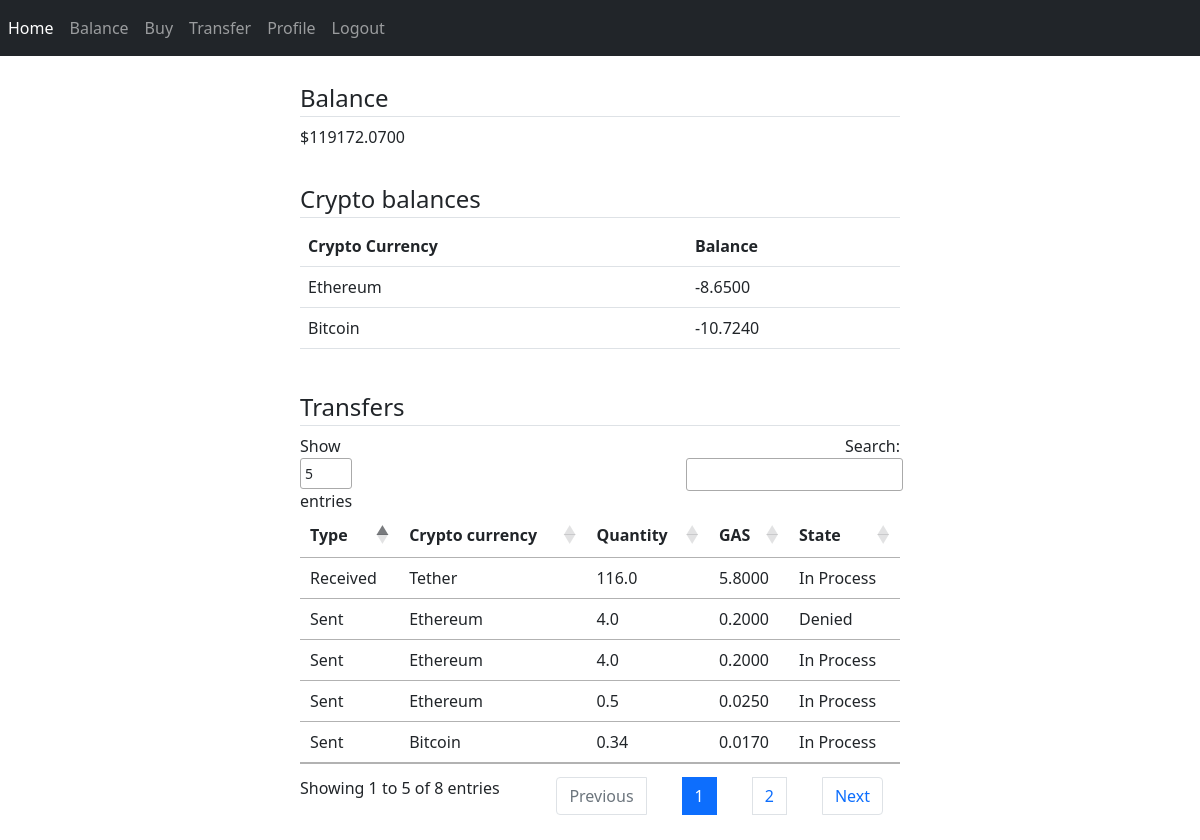
The app's page /balance (signed in), older data.
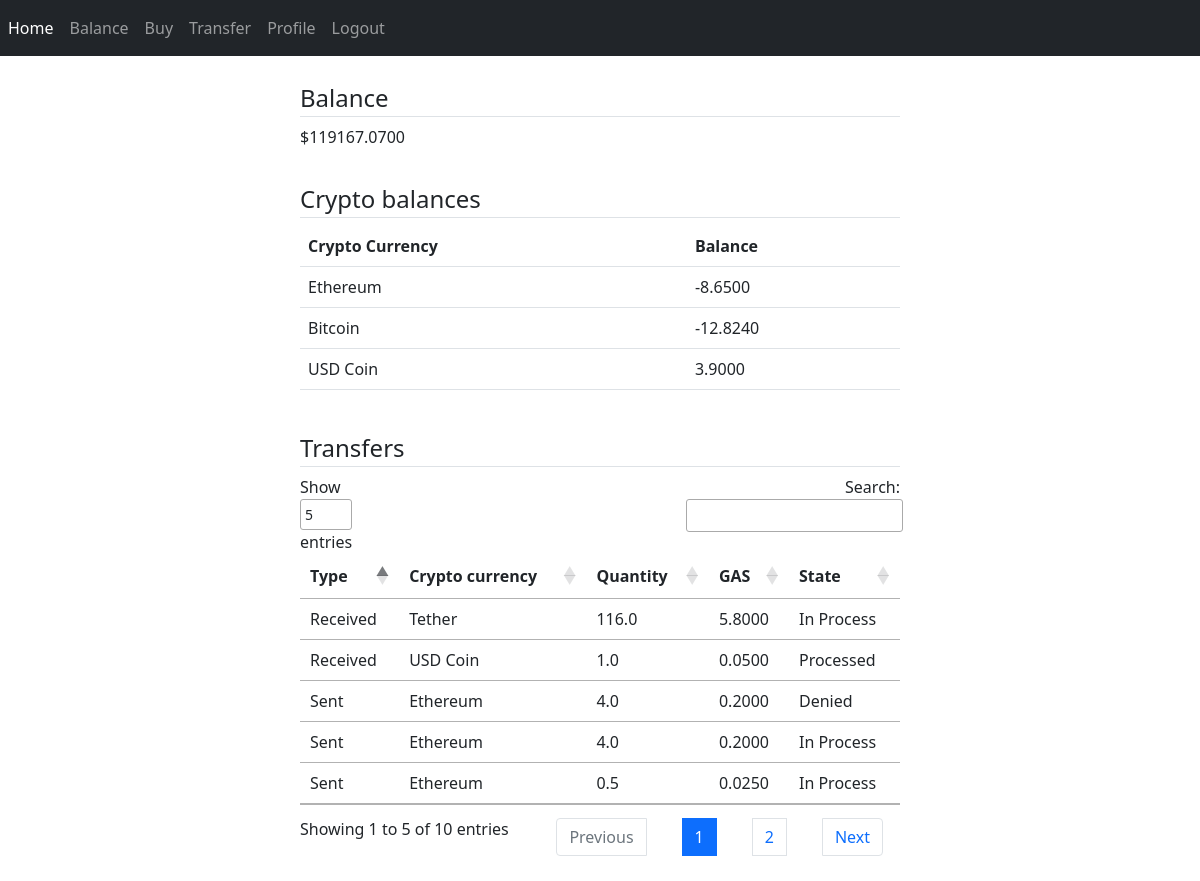
The same page, newer data.
### CryptoExchange/models/dbmodels.py (models this page shows, shortened)
class User(db.Model, UserMixin):
    id = db.Column(db.Integer, primary_key=True)
    first_name = db.Column(db.String(20), nullable=False)
    last_name = db.Column(db.String(20), nullable=False)
    address = db.Column(db.String(20), nullable=False)
    city = db.Column(db.String(20), nullable=False)
    country = db.Column(db.String(20), nullable=False)
    phone = db.Column(db.String(15), nullable=False, unique=True)
    email = db.Column(db.String(120), nullable=False, unique=True)
    password = db.Column(db.String(60), nullable=False)
    verified = db.Column(db.Boolean, default=False, nullable=False)
    balance = db.Column(db.Float, default=0, nullable=False)
    sent_transactions = db.relationship('Transaction', backref='sender',
                                        foreign_keys="Transaction.sender_id", lazy=True)
    recv_transactions = db.relationship('Transaction', backref='receiver',
                                        foreign_keys="Transaction.receiver_id", lazy=True)

class Transaction(db.Model):
    id = db.Column(db.Integer, primary_key=True)
    sender_id = db.Column(db.Integer, db.ForeignKey('user.id'), nullable=False)
    receiver_id = db.Column(db.Integer, db.ForeignKey('user.id'), nullable=False)
    crypto = db.Column(db.String(60), nullable=False)
    quantity = db.Column(db.Float, nullable=False)
    gas_percentage = db.Column(db.Float, nullable=False)
    gas = db.Column(db.Float, nullable=False)
    state = db.Column(db.Enum(TransactionState), nullable=False, default=TransactionState.IN_PROCESS)
    date_started = db.Column(db.DateTime, nullable=False, default=datetime.utcnow)

### CryptoExchange/controllers/routes.py (the view)
@app.route('/balance')
@login_required
def balance():
    if not current_user.verified:
        return redirect(url_for('profile_activation'))
    account_balance = current_user.balance
    crypto_balance = get_user_crypto_balance(current_user.id)
    transfers = Transaction.query.filter(((Transaction.sender_id == current_user.id)
                                          | (Transaction.receiver_id == current_user.id))
                                         & (Transaction.sender_id != Transaction.receiver_id)).all()
    return render_template('balance.html', title='Balance',
                           balance=account_balance,
                           crypto_balance=crypto_balance,
                           transfer=transfers)

### CryptoExchange/models/dbmodels.py (called while the page is built)
@login_manager.user_loader
def load_user(user_id):
    return User.query.get(int(user_id))

### CryptoExchange/templates/balance.html (shortened to what this page needs)
{% extends "layout.html" %}
{% block content %}
    <div style="margin: 0 auto; width: 50%;">
        <br/>
        <div style="container-fluid">
            <legend class="border-bottom mb-2">Balance</legend>
            <p class="mb-2">${{ "{:.4f}".format(balance) }}</p>
            <br/>
        </div>
        <div style="container-fluid">
            <legend class="border-bottom mb-2">Crypto balances</legend>
            <table class="table table-hover">
                <tr>
                    <th>Crypto Currency</th>
                    <th>Balance</th>
                </tr>
            {% for key, value in crypto_balance.items() %}
                <tr>
                    <td>{{ key }}</td>
                    <td>{{ "{:.4f}".format(value) }}</td>
                </tr>
            {% endfor %}
            </table>
        </div>
        <br/>
        <div style="container-fluid">
            <legend class="border-bottom mb-2">Transfers</legend>
            <table id="data" class="table table-hover">
                <thead>
                <tr>
                    <th>Type</th>
                    <th>Crypto currency</th>
                    <th>Quantity</th>
                    <th>GAS</th>
                    <th>State</th>
                </tr>
                </thead>
                <tbody>
                {% for item in transfer %}
                    <tr>
                        {% if item.receiver_id == current_user.id and item.sender_id == current_user.id %}
                        <td>Bought</td>
                        {% elif item.sender_id == current_user.id %}
                        <td>Sent</td>
                        {% elif item.receiver_id == current_user.id %}
                        <td>Received</td>
                        {% endif %}
                        <td>{{ item.crypto }}</td>
                        <td>{{ item.quantity }}</td>
                        <td>{{ "{:.4f}".format(item.gas) }}</td>
                        <td>{{ item.state.value }}</td>
                    </tr>
                {% endfor %}
                </tbody>
            </table>
        </div>
    </div>
{% endblock content %}

### CryptoExchange/templates/layout.html (shortened to what this page needs)
<!DOCTYPE html>
<html lang="en" xmlns="">
<head>
<link href="https://cdn.jsdelivr.net/npm/bootstrap@5.1.3/dist/css/bootstrap.min.css" rel="stylesheet"
>
    <link rel="stylesheet" type="text/css" href="https://cdn.datatables.net/1.11.4/css/jquery.dataTables.css">
</head>
<body>
    <nav class="navbar navbar-expand-lg navbar-dark bg-dark">
        <div class="collapse navbar-collapse" id="navbarNav">
            <div class="navbar-nav">
                <a class="nav-item nav-link active" href="{{ url_for('home') }}">Home</a>
                {% if current_user.is_authenticated %}
                    <a class="nav-item nav-link" href="{{ url_for('balance') }}">Balance</a>
                    <a class="nav-item nav-link" href="{{ url_for('purchase') }}">Buy</a>
                    <a class="nav-item nav-link" href="{{ url_for('transfer') }}">Transfer</a>
                    <a class="nav-item nav-link" href="{{ url_for('profile') }}">Profile</a>
                    <a class="nav-item nav-link" href="{{ url_for('logout') }}">Logout</a>
                {% else %}
                    <a class="nav-item nav-link" href="{{ url_for('register') }}">Register</a>
                    <a class="nav-item nav-link" href="{{ url_for('login') }}">Login</a>
                {% endif %}
            </div>
        </div>
    </nav>
    {% block content %}{% endblock %}
</body>
</html>

Row changes from the older to the newer data that the page shows:
no longer on this page (row unchanged): Transaction: shows "Sent", crypto "Bitcoin", quantity "0.34", gas "0.0170", state.value "In Process", shown under "Transfers"
changed User: balance "119172.0700" → "119167.0700"
computed for Transaction "Bitcoin": value "-10.7240" → "-12.8240"
added Transaction: crypto "USD Coin", value "3.9000", shown under "Crypto balances"
added Transaction: shows "Received", crypto "USD Coin", quantity "1.0", gas "0.0500", state.value "Processed", shown under "Transfers"
Text that changed along with them:
text written by a page script: "Show entries Search: Showing 1 to 5 of 8 entries Previous 1 2 Next" → "Show entries Search: Showing 1 to 5 of 10 entries Previous 1 2 Next"
